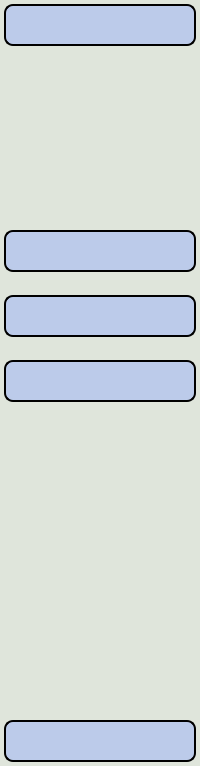
        <widget class="QWidget" name="menu" native="true">
         <property name="minimumSize">
          <size>
           <width>50</width>
           <height>0</height>
          </size>
         </property>
         <property name="maximumSize">
          <size>
           <width>500</width>
           <height>16777215</height>
          </size>
         </property>
         <property name="styleSheet">
          <string notr="true">background-color:rgb(223,229,219);
border-radius: 9px;
</string>
         </property>
         <layout class="QVBoxLayout" name="verticalLayout_11">
          <property name="spacing">
           <number>1</number>
          </property>
          <property name="leftMargin">
           <number>0</number>
          </property>
          <property name="topMargin">
           <number>0</number>
          </property>
          <property name="rightMargin">
           <number>0</number>
          </property>
          <property name="bottomMargin">
           <number>0</number>
          </property>
          <item>
           <widget class="QPushButton" name="menu_btn">
            <property name="sizePolicy">
             <sizepolicy hsizetype="Minimum" vsizetype="Fixed">
              <horstretch>0</horstretch>
              <verstretch>0</verstretch>
             </sizepolicy>
            </property>
            <property name="minimumSize">
             <size>
              <width>40</width>
              <height>50</height>
             </size>
            </property>
            <property name="font">
             <font>
              <family>Cascadia Code</family>
              <pointsize>12</pointsize>
             </font>
            </property>
            <property name="layoutDirection">
             <enum>Qt::LeftToRight</enum>
            </property>
            <property name="styleSheet">
             <string notr="true">margin: 4px 4px 4px 4px;
background-color:rgb(188,203,234);
border-radius:9px;
border: 2px solid #000;
font-size: 12pt;
</string>
            </property>
            <property name="text">
             <string/>
            </property>
            <property name="icon">
             <iconset resource="../resources/resources.qrc">
              <normaloff>:/icon-dark/icon-dark/menu.svg</normaloff>:/icon-dark/icon-dark/menu.svg</iconset>
            </property>
            <property name="iconSize">
             <size>
              <width>30</width>
              <height>30</height>
             </size>
            </property>
            <property name="autoRepeatDelay">
             <number>300</number>
            </property>
            <property name="autoRepeatInterval">
             <number>100</number>
            </property>
           </widget>
          </item>
          <item>
           <spacer name="verticalSpacer">
            <property name="orientation">
             <enum>Qt::Vertical</enum>
            </property>
            <property name="sizeType">
             <enum>QSizePolicy::Fixed</enum>
            </property>
            <property name="sizeHint" stdset="0">
             <size>
              <width>20</width>
              <height>160</height>
             </size>
            </property>
           </spacer>
          </item>
          <item>
           <widget class="QWidget" name="remote_controllers" native="true">
            <property name="minimumSize">
             <size>
              <width>0</width>
              <height>210</height>
             </size>
            </property>
            <layout class="QVBoxLayout" name="verticalLayout">
             <property name="spacing">
              <number>0</number>
             </property>
             <property name="leftMargin">
              <number>0</number>
             </property>
             <property name="topMargin">
              <number>0</number>
             </property>
             <property name="rightMargin">
              <number>0</number>
             </property>
             <property name="bottomMargin">
              <number>0</number>
             </property>
             <item>
              <widget class="QPushButton" name="home_btn">
               <property name="minimumSize">
                <size>
                 <width>0</width>
                 <height>50</height>
                </size>
               </property>
               <property name="font">
                <font>
                 <family>Cascadia Code</family>
                 <pointsize>12</pointsize>
                </font>
               </property>
               <property name="styleSheet">
                <string notr="true">margin: 4px 4px 4px 4px;
background-color:rgb(188,203,234);
border-radius:9px;
border: 2px solid #000;
font-size: 12pt;
</string>
               </property>
               <property name="text">
                <string/>
               </property>
               <property name="icon">
                <iconset resource="../resources/resources.qrc">
                 <normaloff>:/icon-dark/icon-dark/home.svg</normaloff>:/icon-dark/icon-dark/home.svg</iconset>
               </property>
               <property name="iconSize">
                <size>
                 <width>30</width>
                 <height>30</height>
                </size>
               </property>
              </widget>
             </item>
             <item>
              <widget class="QPushButton" name="recognize_btn">
               <property name="minimumSize">
                <size>
                 <width>0</width>
                 <height>50</height>
                </size>
               </property>
               <property name="font">
                <font>
                 <family>Cascadia Code</family>
                 <pointsize>12</pointsize>
                </font>
               </property>
               <property name="styleSheet">
                <string notr="true">margin: 4px 4px 4px 4px;
background-color:rgb(188,203,234);
border-radius:9px;
border: 2px solid #000;
font-size: 12pt;
</string>
               </property>
               <property name="text">
                <string/>
               </property>
               <property name="icon">
                <iconset resource="../resources/resources.qrc">
                 <normaloff>:/icon-dark/icon-dark/user-check.svg</normaloff>:/icon-dark/icon-dark/user-check.svg</iconset>
               </property>
               <property name="iconSize">
                <size>
                 <width>30</width>
                 <height>30</height>
                </size>
               </property>
              </widget>
             </item>
             <item>
              <widget class="QPushButton" name="report_btn">
               <property name="minimumSize">
                <size>
                 <width>0</width>
                 <height>50</height>
                </size>
               </property>
               <property name="font">
                <font>
                 <family>Cascadia Code</family>
                 <pointsize>12</pointsize>
                </font>
               </property>
               <property name="styleSheet">
                <string notr="true">margin: 4px 4px 4px 4px;
background-color:rgb(188,203,234);
border-radius:9px;
border: 2px solid #000;
font-size: 12pt;
</string>
               </property>
               <property name="text">
                <string/>
               </property>
               <property name="icon">
                <iconset resource="../resources/resources.qrc">
                 <normaloff>:/icon-dark/icon-dark/file-text.svg</normaloff>:/icon-dark/icon-dark/file-text.svg</iconset>
               </property>
               <property name="iconSize">
                <size>
                 <width>30</width>
                 <height>30</height>
                </size>
               </property>
              </widget>
             </item>
            </layout>
           </widget>
          </item>
          <item>
           <spacer name="verticalSpacer_2">
            <property name="orientation">
             <enum>Qt::Vertical</enum>
            </property>
            <property name="sizeType">
             <enum>QSizePolicy::Expanding</enum>
            </property>
            <property name="sizeHint" stdset="0">
             <size>
              <width>20</width>
              <height>294</height>
             </size>
            </property>
           </spacer>
          </item>
          <item>
           <widget class="QPushButton" name="logout_btn">
            <property name="minimumSize">
             <size>
              <width>0</width>
              <height>50</height>
             </size>
            </property>
            <property name="font">
             <font>
              <family>Cascadia Code</family>
              <pointsize>12</pointsize>
             </font>
            </property>
            <property name="styleSheet">
             <string notr="true">margin: 4px 4px 4px 4px;
background-color:rgb(188,203,234);
border-radius:9px;
border: 2px solid #000;
font-size: 12pt;
</string>
            </property>
            <property name="text">
             <string/>
            </property>
            <property name="icon">
             <iconset resource="../resources/resources.qrc">
              <normaloff>:/icon-dark/icon-dark/log-out.svg</normaloff>:/icon-dark/icon-dark/log-out.svg</iconset>
            </property>
            <property name="iconSize">
             <size>
              <width>30</width>
              <height>30</height>
             </size>
            </property>
           </widget>
          </item>
         </layout>
        </widget>
